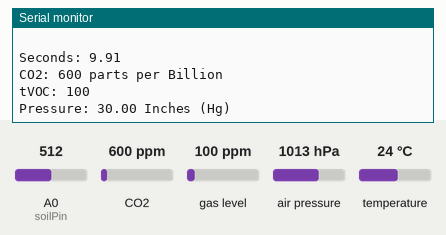
Recording of a sketch running on a simulated Arduino Uno, built with avr-gcc and run on an emulated ATmega328P. Shown: the last lines printed to the serial monitor. The inputs (shaded band) are chosen by the test bench; at power-on: A0 (soilPin) = 512, CO2 600 ppm, gas level 100 ppm, air pressure 1013 hPa, temperature 24 °C.

Above: at 10.0 s.
10.1 s: A0 (soilPin) set to 104
At 10.8 s:
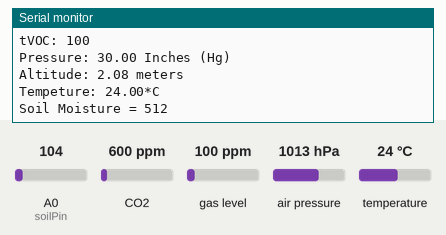
14.4 s: A0 (soilPin) set to 94
At 14.9 s:
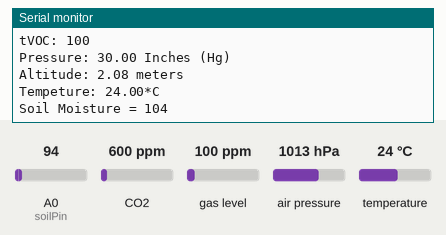
Timing chart, 0 to 16.9 s (numbered marks = the images above; inputs shaded):
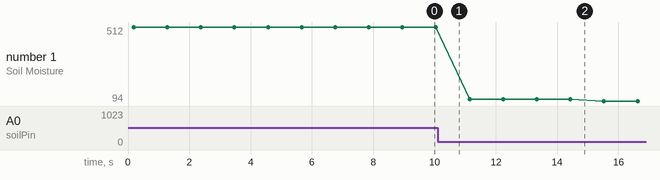

Measured:
- plotted number 1: 512 → 104 after the input at 10.1 s, 104 → 94 after the input at 14.4 s

The sketch:

HACKUNT_Sensors.ino
```cpp
#include <Wire.h>
#include "SparkFunCCS811.h"
#include <Adafruit_MPL3115A2.h>

#define CCS811_ADDR 0x5B //Default I2C Address

Adafruit_MPL3115A2 baro = Adafruit_MPL3115A2();

CCS811 mySensor(CCS811_ADDR);


int val = 0; //value for storing moisture value
int soilPin = A0;//Declare a variable for the soil moisture sensor
int soilPower = 7;//Variable for Soil moisture Power


void setup()
{
  Serial.begin(9600);
  Serial.println("CCS811 Basic Example");

  Wire.begin(); //Inialize I2C Hardware

  if (mySensor.begin() == false)
  {
    Serial.print("CCS811 error. Please check wiring. Freezing...");
    while (1)
      ;
  }

  Serial.println("Adafruit_MPL3115A2 test!");


  Serial.begin(9600);   // open serial over USB

  pinMode(soilPower, OUTPUT);//Set D7 as an OUTPUT
  digitalWrite(soilPower, LOW);//Set to LOW so no power is flowing through the sensor
    Serial.begin(9600);   // open serial over USB

  pinMode(soilPower, OUTPUT);//Set D7 as an OUTPUT
  digitalWrite(soilPower, LOW);//Set to LOW so no power is flowing through the sensor


}

void loop()
{
  //Check to see if data is ready with .dataAvailable()
  if (mySensor.dataAvailable())
  {
    //If so, have the sensor read and calculate the results.
    //Get them later
    mySensor.readAlgorithmResults();

//Display the time since program start
    Serial.print(" \n\nSeconds: ");
    Serial.print((millis())*0.001);
    Serial.print(" ");
    Serial.println();

    Serial.print("CO2: ");
    //Returns calculated CO2 reading
    Serial.print(mySensor.getCO2());
    Serial.print(" parts per Billion \ntVOC: ");
    //Returns calculated TVOC reading
    Serial.print(mySensor.getTVOC());
    Serial.println();
  }
  delay(10); //Don't spam the I2C bus

if (! baro.begin()) {
    Serial.println("Couldnt find sensor");
    return;
  }

  float pascals = baro.getPressure();
  // Our weather page presents pressure in Inches (Hg)
   Serial.print("Pressure: ");
  Serial.print(pascals/3377);
  Serial.println(" Inches (Hg)");

  float altm = baro.getAltitude();
  Serial.print("Altitude: ");
  Serial.print(altm); Serial.println(" meters");

  float tempC = baro.getTemperature();
  Serial.print("Tempeture: ");
  Serial.print(tempC); Serial.println("*C");


Serial.print("Soil Moisture = ");
//get soil moisture value from the function below and print it
Serial.println(readSoil());

//This 1 second timefrme is used so you can test the sensor and see it change in real-time.
//For in-plant applications, you will want to take readings much less frequently.
delay(1000);//take a reading every second
}
//This is a function used to get the soil moisture content
int readSoil()
{

    digitalWrite(soilPower, HIGH);//turn D7 "On"
    delay(10);//wait 10 milliseconds
    val = analogRead(soilPin);//Read the SIG value form sensor
    digitalWrite(soilPower, LOW);//turn D7 "Off"
    return val;//send current moisture value
    Serial.print("Soil Moisture = ");
//get soil moisture value from the function below and print it
Serial.println(readSoil());

//This 1 second timefrme is used so you can test the sensor and see it change in real-time.
//For in-plant applications, you will want to take readings much less frequently.


  delay(250);


}
```
